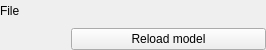
<?xml version="1.0" encoding="UTF-8"?>
<ui version="4.0">
 <class>EnvironmentModelWidget</class>
 <widget class="QWidget" name="EnvironmentModelWidget">
  <property name="geometry">
   <rect>
    <x>0</x>
    <y>0</y>
    <width>266</width>
    <height>50</height>
   </rect>
  </property>
  <property name="windowTitle">
   <string>Form</string>
  </property>
  <property name="locale">
   <locale language="English" country="UnitedStates"/>
  </property>
  <layout class="QVBoxLayout" name="verticalLayout">
   <property name="leftMargin">
    <number>0</number>
   </property>
   <property name="topMargin">
    <number>0</number>
   </property>
   <property name="rightMargin">
    <number>0</number>
   </property>
   <property name="bottomMargin">
    <number>0</number>
   </property>
   <item>
    <layout class="QHBoxLayout" name="filenameLayout">
     <item>
      <widget class="QLabel" name="filenameLabel">
       <property name="sizePolicy">
        <sizepolicy hsizetype="Preferred" vsizetype="Preferred">
         <horstretch>1</horstretch>
         <verstretch>0</verstretch>
        </sizepolicy>
       </property>
       <property name="text">
        <string>File</string>
       </property>
      </widget>
     </item>
    </layout>
   </item>
   <item>
    <layout class="QHBoxLayout" name="horizontalLayout">
     <item>
      <widget class="QWidget" name="emptyWidget" native="true">
       <property name="sizePolicy">
        <sizepolicy hsizetype="Preferred" vsizetype="Preferred">
         <horstretch>1</horstretch>
         <verstretch>0</verstretch>
        </sizepolicy>
       </property>
      </widget>
     </item>
     <item>
      <widget class="QPushButton" name="reloadButton">
       <property name="sizePolicy">
        <sizepolicy hsizetype="Minimum" vsizetype="Fixed">
         <horstretch>3</horstretch>
         <verstretch>0</verstretch>
        </sizepolicy>
       </property>
       <property name="text">
        <string>Reload model</string>
       </property>
      </widget>
     </item>
    </layout>
   </item>
  </layout>
 </widget>
 <resources/>
 <connections/>
</ui>
